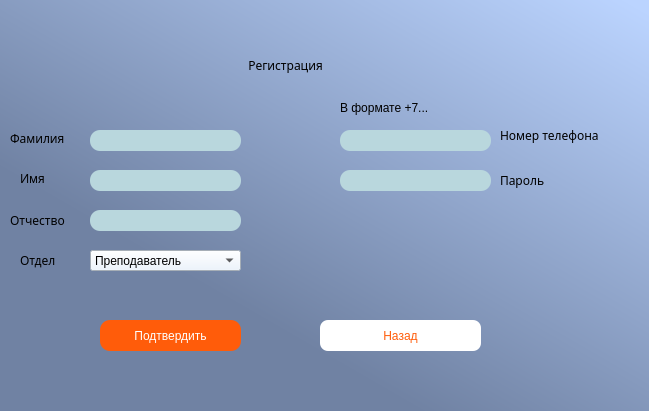
<?xml version="1.0" encoding="UTF-8"?>
<ui version="4.0">
 <class>Registration</class>
 <widget class="QDialog" name="Registration">
  <property name="geometry">
   <rect>
    <x>0</x>
    <y>0</y>
    <width>649</width>
    <height>411</height>
   </rect>
  </property>
  <property name="windowTitle">
   <string>Dialog</string>
  </property>
  <widget class="QLabel" name="label_9">
   <property name="geometry">
    <rect>
     <x>0</x>
     <y>0</y>
     <width>651</width>
     <height>411</height>
    </rect>
   </property>
   <property name="styleSheet">
    <string notr="true">background-color: qlineargradient(spread:pad, x1:1, y1:0.0284091, x2:0.353, y2:0.733, stop:0.00497512 rgba(187, 212, 255, 255), stop:1 rgba(112, 130, 163, 255));</string>
   </property>
   <property name="text">
    <string/>
   </property>
  </widget>
  <widget class="QLineEdit" name="pswdEdit">
   <property name="geometry">
    <rect>
     <x>340</x>
     <y>170</y>
     <width>151</width>
     <height>21</height>
    </rect>
   </property>
   <property name="styleSheet">
    <string notr="true">background-color: rgb(185, 215, 221);
border-radius:10px;</string>
   </property>
   <property name="echoMode">
    <enum>QLineEdit::Password</enum>
   </property>
  </widget>
  <widget class="QComboBox" name="comboBox">
   <property name="geometry">
    <rect>
     <x>90</x>
     <y>250</y>
     <width>151</width>
     <height>21</height>
    </rect>
   </property>
   <property name="styleSheet">
    <string notr="true">background-color: rgb(233, 243, 255);</string>
   </property>
   <item>
    <property name="text">
     <string>Преподаватель</string>
    </property>
   </item>
   <item>
    <property name="text">
     <string>Учебно-организационный отдел</string>
    </property>
   </item>
  </widget>
  <widget class="QLabel" name="pswdLabel">
   <property name="geometry">
    <rect>
     <x>670</x>
     <y>370</y>
     <width>161</width>
     <height>31</height>
    </rect>
   </property>
   <property name="text">
    <string/>
   </property>
  </widget>
  <widget class="QLineEdit" name="nameEdit">
   <property name="geometry">
    <rect>
     <x>90</x>
     <y>170</y>
     <width>151</width>
     <height>21</height>
    </rect>
   </property>
   <property name="styleSheet">
    <string notr="true">background-color: rgb(185, 215, 221);
border-radius:10px;</string>
   </property>
  </widget>
  <widget class="QLineEdit" name="surnameEdit">
   <property name="geometry">
    <rect>
     <x>90</x>
     <y>130</y>
     <width>151</width>
     <height>21</height>
    </rect>
   </property>
   <property name="styleSheet">
    <string notr="true">background-color: rgb(185, 215, 221);
border-radius:10px;</string>
   </property>
  </widget>
  <widget class="QLabel" name="label_10">
   <property name="geometry">
    <rect>
     <x>20</x>
     <y>170</y>
     <width>55</width>
     <height>16</height>
    </rect>
   </property>
   <property name="font">
    <font>
     <family>Cascadia Code</family>
     <pointsize>9</pointsize>
     <weight>50</weight>
     <italic>false</italic>
     <bold>false</bold>
    </font>
   </property>
   <property name="styleSheet">
    <string notr="true">font: 9pt &quot;Cascadia Code&quot;;</string>
   </property>
   <property name="text">
    <string>Имя</string>
   </property>
  </widget>
  <widget class="QLineEdit" name="patronymicEdit">
   <property name="geometry">
    <rect>
     <x>90</x>
     <y>210</y>
     <width>151</width>
     <height>21</height>
    </rect>
   </property>
   <property name="styleSheet">
    <string notr="true">background-color: rgb(185, 215, 221);
border-radius:10px;</string>
   </property>
  </widget>
  <widget class="QLineEdit" name="phoneEdit">
   <property name="geometry">
    <rect>
     <x>340</x>
     <y>130</y>
     <width>151</width>
     <height>21</height>
    </rect>
   </property>
   <property name="styleSheet">
    <string notr="true">background-color: rgb(185, 215, 221);
border-radius:10px;</string>
   </property>
  </widget>
  <widget class="QLabel" name="label_11">
   <property name="geometry">
    <rect>
     <x>500</x>
     <y>120</y>
     <width>141</width>
     <height>31</height>
    </rect>
   </property>
   <property name="font">
    <font>
     <family>Cascadia Code</family>
     <pointsize>9</pointsize>
     <weight>50</weight>
     <italic>false</italic>
     <bold>false</bold>
    </font>
   </property>
   <property name="styleSheet">
    <string notr="true">font: 9pt &quot;Cascadia Code&quot;;</string>
   </property>
   <property name="text">
    <string>Номер телефона</string>
   </property>
  </widget>
  <widget class="QLabel" name="label_12">
   <property name="geometry">
    <rect>
     <x>10</x>
     <y>210</y>
     <width>71</width>
     <height>20</height>
    </rect>
   </property>
   <property name="font">
    <font>
     <family>Cascadia Code</family>
     <pointsize>9</pointsize>
     <weight>50</weight>
     <italic>false</italic>
     <bold>false</bold>
    </font>
   </property>
   <property name="styleSheet">
    <string notr="true">font: 9pt &quot;Cascadia Code&quot;;</string>
   </property>
   <property name="text">
    <string>Отчество</string>
   </property>
  </widget>
  <widget class="QLabel" name="label_13">
   <property name="geometry">
    <rect>
     <x>500</x>
     <y>170</y>
     <width>61</width>
     <height>21</height>
    </rect>
   </property>
   <property name="font">
    <font>
     <family>Cascadia Code</family>
     <pointsize>9</pointsize>
     <weight>50</weight>
     <italic>false</italic>
     <bold>false</bold>
    </font>
   </property>
   <property name="styleSheet">
    <string notr="true">font: 9pt &quot;Cascadia Code&quot;;</string>
   </property>
   <property name="text">
    <string>Пароль</string>
   </property>
  </widget>
  <widget class="QPushButton" name="confirmButton">
   <property name="geometry">
    <rect>
     <x>100</x>
     <y>320</y>
     <width>141</width>
     <height>31</height>
    </rect>
   </property>
   <property name="styleSheet">
    <string notr="true">background: rgb(255, 92, 10);
color: rgb(255, 255, 255);
border-radius: 10px;
font: 8pt &quot;Cascadia Code&quot;;</string>
   </property>
   <property name="text">
    <string>Подтвердить</string>
   </property>
  </widget>
  <widget class="QLabel" name="label_14">
   <property name="geometry">
    <rect>
     <x>340</x>
     <y>100</y>
     <width>101</width>
     <height>16</height>
    </rect>
   </property>
   <property name="styleSheet">
    <string notr="true">font: 7pt &quot;Cascadia Code&quot;;</string>
   </property>
   <property name="text">
    <string>В формате +7...</string>
   </property>
  </widget>
  <widget class="QPushButton" name="backButton">
   <property name="geometry">
    <rect>
     <x>320</x>
     <y>320</y>
     <width>161</width>
     <height>31</height>
    </rect>
   </property>
   <property name="styleSheet">
    <string notr="true">background: rgb(255, 255, 255); 
color: rgb(255, 92, 10);
border-radius: 8px;
font: 8pt &quot;Cascadia Code&quot;;</string>
   </property>
   <property name="text">
    <string>Назад</string>
   </property>
  </widget>
  <widget class="QLabel" name="label_15">
   <property name="geometry">
    <rect>
     <x>220</x>
     <y>50</y>
     <width>131</width>
     <height>31</height>
    </rect>
   </property>
   <property name="font">
    <font>
     <family>Cascadia Code</family>
     <pointsize>9</pointsize>
     <weight>50</weight>
     <italic>false</italic>
     <bold>false</bold>
    </font>
   </property>
   <property name="styleSheet">
    <string notr="true">font: 9pt &quot;Cascadia Code&quot;;</string>
   </property>
   <property name="text">
    <string>Регистрация</string>
   </property>
   <property name="alignment">
    <set>Qt::AlignCenter</set>
   </property>
  </widget>
  <widget class="QLabel" name="label_16">
   <property name="geometry">
    <rect>
     <x>20</x>
     <y>250</y>
     <width>51</width>
     <height>21</height>
    </rect>
   </property>
   <property name="font">
    <font>
     <family>Cascadia Code</family>
     <pointsize>9</pointsize>
     <weight>50</weight>
     <italic>false</italic>
     <bold>false</bold>
    </font>
   </property>
   <property name="styleSheet">
    <string notr="true">font: 9pt &quot;Cascadia Code&quot;;</string>
   </property>
   <property name="text">
    <string>Отдел</string>
   </property>
  </widget>
  <widget class="QLabel" name="label_17">
   <property name="geometry">
    <rect>
     <x>10</x>
     <y>130</y>
     <width>71</width>
     <height>16</height>
    </rect>
   </property>
   <property name="font">
    <font>
     <family>Cascadia Code</family>
     <pointsize>9</pointsize>
     <weight>50</weight>
     <italic>false</italic>
     <bold>false</bold>
    </font>
   </property>
   <property name="styleSheet">
    <string notr="true">font: 9pt &quot;Cascadia Code&quot;;</string>
   </property>
   <property name="text">
    <string>Фамилия</string>
   </property>
  </widget>
  <widget class="QLabel" name="IDlabel">
   <property name="geometry">
    <rect>
     <x>350</x>
     <y>50</y>
     <width>31</width>
     <height>31</height>
    </rect>
   </property>
   <property name="text">
    <string/>
   </property>
   <property name="scaledContents">
    <bool>true</bool>
   </property>
  </widget>
 </widget>
 <resources/>
 <connections/>
</ui>
